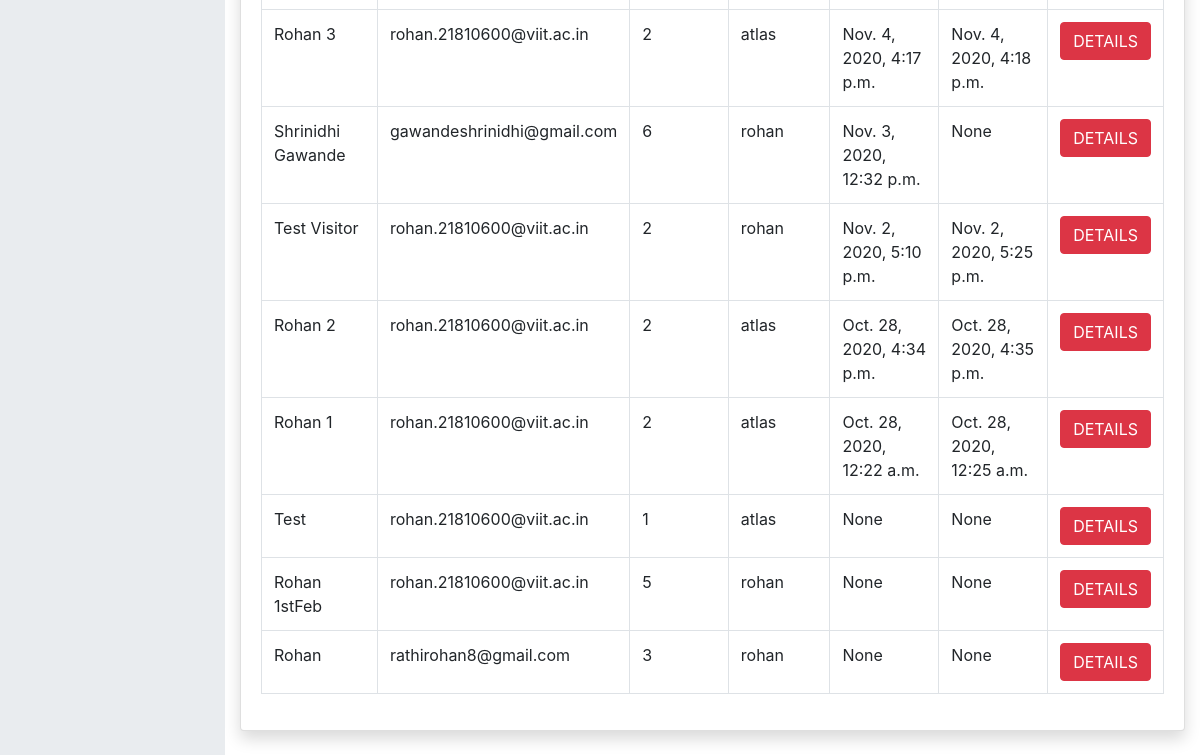
The page /tables/ (signed in, lower part) on the database as committed earlier.
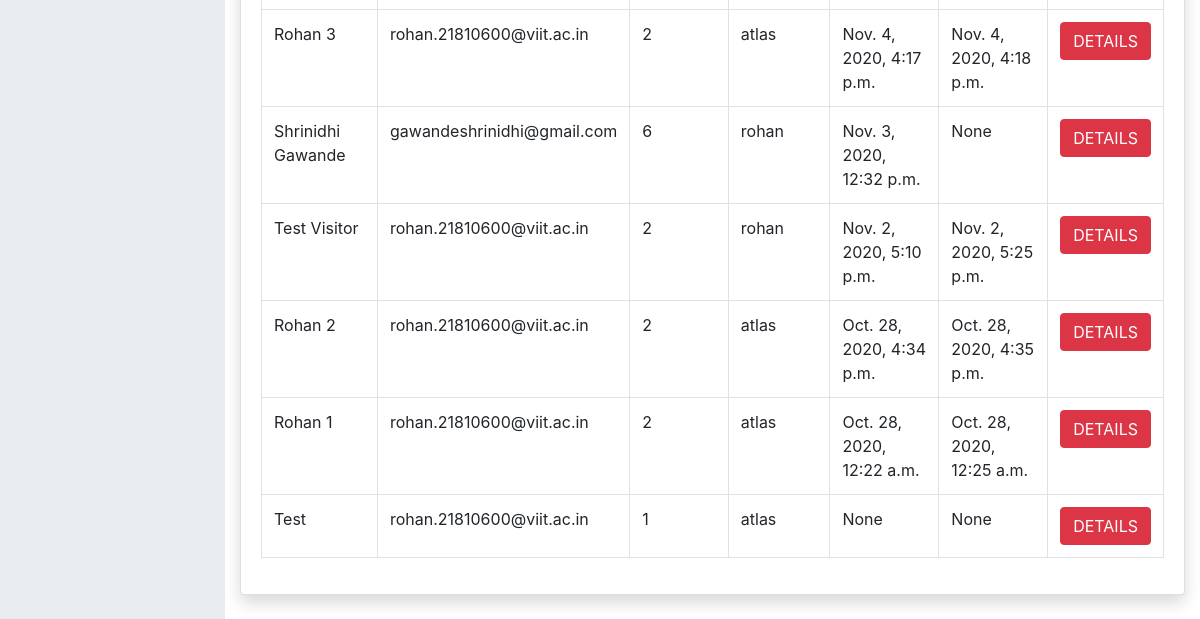
The same page on the database as committed later.
### entry/models.py (models this page shows, shortened)
class Visitor(models.Model):
	name = models.CharField(verbose_name='Name', max_length=200, validators=[
		MinLengthValidator(2, 'Minimum 2 Characters are required')])  # name of the visitor
	purpose = models.CharField(verbose_name='Purpose', max_length=200, validators=[
		MinLengthValidator(4, 'Minimum 4 characters are required')])  # purpose of visit
	mobile = models.IntegerField(verbose_name='Mobile number')  # mobile no. of the visitor
	email = models.EmailField(verbose_name='Email', validators=[EmailValidator()])  # email address of the visitor
	no_of_people = models.IntegerField(verbose_name='No of people')  # no. of visitors
	actual_visitors = models.IntegerField(verbose_name='Actual No. of Visitors', null=True, blank=True) # actual no of visitors visiting
	expected_in_time = models.DateTimeField(verbose_name='Expected Visit In Time', null=True, blank=True)
	in_time = models.DateTimeField(verbose_name='Visit In time', null=True, blank=True)  # in time of the visitor, added automatically
	out_time = models.DateTimeField(verbose_name='Visit Out Time', null=True, blank=True)  # out time of the visitor added automatically
	token = models.CharField(verbose_name='Token', max_length=200, null=True, blank=True)  # token(autogenerated)
	user = models.ForeignKey(User, verbose_name='Employee to visit', on_delete=models.PROTECT)  # link to the User table, to store which user allowed the entry
	session_expired = models.BooleanField(default=False)

### home/views.py (the view)
# urls.py: path('tables/', views.get_table_data, name='tables'),
@login_required()
@user_passes_test(is_admin)
def get_table_data(request):
	display_visitors = Visitor.objects.filter(session_expired=False)
	search_query = ''
	if request.method == 'POST':
		search_query = request.POST['search']
		search_date = None
		try:
			search_date = datetime.strptime(search_query, '%d-%m-%Y')
			print(search_date)
		except:
			pass
		try:
			user = User.objects.get(username__icontains=search_query)
		except:
			user = None
		visitor_list_employee = display_visitors.filter(user=user)
		if search_date:
			visitor_list_intime = display_visitors.filter(in_time__date = search_date)
		else:
			visitor_list_intime = display_visitors.filter(user=None)
		visitor_list_name = display_visitors.filter(name__icontains=search_query)
		visitor_list = visitor_list_employee.union(visitor_list_intime, visitor_list_name)
		print(visitor_list)
		if search_query == '':
			visitor_list = display_visitors.order_by('-in_time')
	else:
		visitor_list = display_visitors.order_by('-in_time')
	context = {'visitor_list': visitor_list, 'search_query': search_query}
	return render(request, 'home/table.html', context=context)

### home/views.py (called while the page is built)
def is_admin(user):
	try:
		admin = User.objects.get(username=user).is_superuser and User.objects.get(username=user).is_staff
		return admin
	except:
		return False

### home/templates/home/table.html (shortened to what this page needs)
{% extends 'home/base.html' %}
{% block content %}
		<main style="margin-top: 30px;">
			<div class="container-fluid">
				<div class="card shadow mb-4">
					<div class="card-body">
						{% if visitor_list %}
						<div class="table-responsive">
							<table class="table table-bordered" id="dataTable" width="100%" cellspacing="0">
								<tbody>
									{% for visitor in visitor_list %}
									<tr>
										<td>{{ visitor.name }}</td>
										<td>{{ visitor.email }}</td>
										<td>{{ visitor.no_of_people }}</td>
										<td>{{ visitor.user.username }}</td>
										<td>{{ visitor.in_time }}</td>
										<td>{{ visitor.out_time }}</td>
										<td>
												<button type="submit" name="delete_btn" onclick="window.location.href='{% url 'visitor-detail' visitor.id %}'" class="btn btn-danger"> DETAILS </button>
										</td>
									</tr>
									{% endfor %}
								</tbody>
							</table>
						</div>
						{% else %}
						<h6>Your search yielded no results!</h6>
						{% endif %}
					</div>
				</div>
			</div>
		</main>
{% endblock content %}

### home/templates/home/base.html (shortened to what this page needs)
{% load static %} {% load crispy_forms_tags %}
<!DOCTYPE html>
<html lang=en>
<head>
    <link rel="stylesheet" type="text/css" href="{% static 'home/style.css' %}">
    <link rel="stylesheet" href="https://stackpath.bootstrapcdn.com/bootstrap/4.5.2/css/bootstrap.min.css">
</head>
<body>
    <div id="layoutSidenav">
        <div id="layoutSidenav_nav">
            <nav class="sb-sidenav accordion sb-sidenav-dark" id="sidenavAccordion">
                <div class="sb-sidenav-menu">
                </div>
            </nav>
        </div>
        <div id="layoutSidenav_content">
        {% block content %} {% endblock content %}
        </div>
    </div>
</body>
</html>

### home/static/home/style.css (style rules this page uses)
#layoutSidenav { display: flex; }
#layoutSidenav #layoutSidenav_nav { flex-basis: 225px; flex-shrink: 0; transition: transform 0.15s ease-in-out; z-index: 1038; transform: translateX(-225px); }
#layoutSidenav #layoutSidenav_content { position: relative; display: flex; flex-direction: column; min-width: 0; flex-grow: 1; min-height: calc(100vh - 56px); margin-left: -225px; }
@media (min-width: 992px) { #layoutSidenav #layoutSidenav_nav { transform: translateX(0); } }
@media (min-width: 992px) { #layoutSidenav #layoutSidenav_content { margin-left: 0; transition: margin 0.15s ease-in-out; } }
.sb-sidenav { display: flex; flex-direction: column; height: 100%; flex-wrap: nowrap; }
.sb-sidenav .sb-sidenav-menu { flex-grow: 1; }
.sb-sidenav-dark { background-color: #e9ecef; color: #2f323a; }

Rows that differ between the two databases and show on the page:
no longer on this page (row edited): Visitor: name "Rohan 1stFeb", email "rohan.21810600@viit.ac.in", no_of_people "5", user.username "rohan", in_time "None", out_time "None"
no longer on this page (row edited): Visitor: name "Rohan", email "rathirohan8@gmail.com", no_of_people "3", user.username "rohan", in_time "None", out_time "None"
